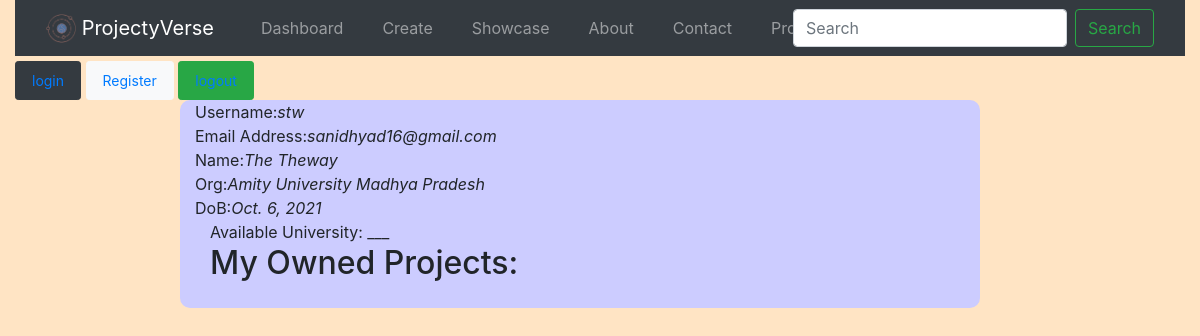
The page /profile/sanidhyad16@gmail.com/ (signed in) on the database as committed earlier.
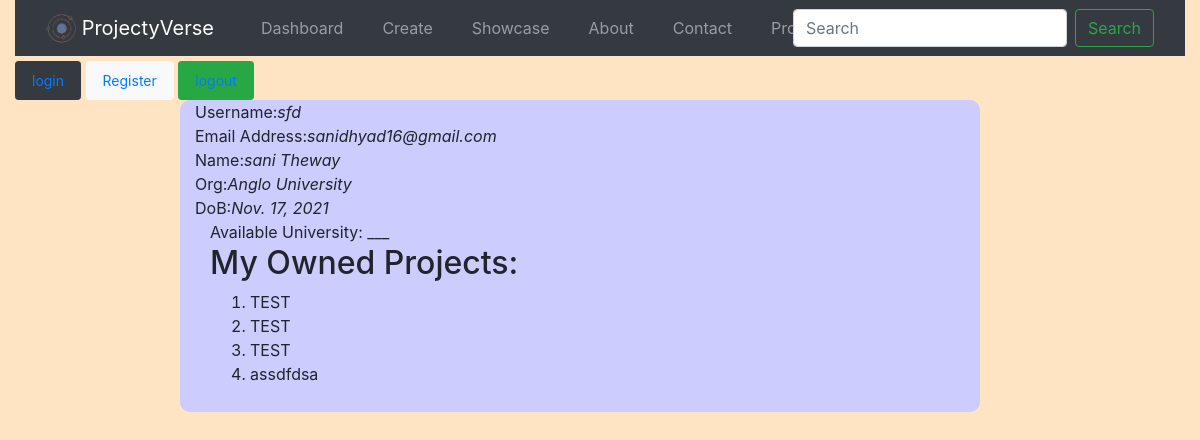
The same page on the database as committed later.
### user_profile/models.py (models this page shows)
class User_profile(models.Model):
    user = models.OneToOneField(
        User, on_delete=CASCADE, default=None, null=True)
    username = models.CharField(max_length=20, default='_')
    first_name = models.CharField(max_length=50, default='_')
    last_name = models.CharField(max_length=50, default='_')
    dob = models.DateField(verbose_name="DoB", default=None)
    org_key = models.ForeignKey(
        Organizations, on_delete=SET_NULL, null=True, blank=False)
    class Meta:
        verbose_name_plural = "User Profile"

### accounts/models.py (models this page shows, shortened)
class User(AbstractBaseUser):
    email = models.EmailField(
        verbose_name="Email ID",
        max_length=255,
        unique=True,
    )
    active = models.BooleanField(default=True)
    staff = models.BooleanField(default=False)
    admin = models.BooleanField(default=False)
    timestamp = models.DateTimeField(auto_now_add=True)
    USERNAME_FIELD = "email"  # suername
    REQUIRED_FIELD = []  # ['first_name'] - user related other data can be in Profile app
    objects = UserManager()
    def __str__(self):
        return self.email
    @property
    def is_active(self):
        return self.active

### organizations/models.py (models this page shows)
class Organizations(models.Model):
    org_name = models.CharField(max_length=255)
    location = models.CharField(max_length=150)

### showcase/models.py (models this page shows)
class Showcase(models.Model):
    YES = "ys"
    NO = "no"
    IDEA = "ID"
    created_by = models.ForeignKey(
        User, on_delete=models.CASCADE, blank=True, null=True)
    title = models.CharField(
        max_length=120)  # maxlength *required
    description = models.TextField(blank=True, null=True)
    active = models.CharField(
        max_length=2,
        choices=[
            (YES, 'Yes'),
            (NO, 'No'),
            (IDEA, 'Just An Idea'),
        ],
    )
    featured = models.BooleanField(blank=True, null=True)
    project_img = models.ImageField(upload_to='img/')
    project_link = models.URLField(help_text="example@example.com")

### user_profile/views.py (the view)
# urls.py: path('profile/<str:user>/', profile_view, name='userprofile'),
@login_required(redirect_field_name='projectyverse')
def profile_view(request, *args, **kwargs):
    user = User.objects.get(email=request.user)
    profile = User_profile.objects.get(user=request.user)
    organization_list = Organizations.objects.all()
    qs = Showcase.objects.all()
    profile_context = {
        "user": user,
        "profile": profile,
        "organization_list": organization_list,
        "object_list": qs,
    }
    return render(request, "user_profile/profile.html", profile_context)

### user_profile/templates/user_profile/profile.html (shortened to what this page needs)
{% extends 'base.html' %} {% block content %}
<div class="col">
  <div class="row">Username: <i>{{profile.username}}</i></div>
  <div class="row">Email Address: <i>{{user.email}}</i></div>
  <div class="row">
    Name:<i> {{profile.first_name}} {{profile.last_name}}</i>
  </div>
  {% if profile.org_key %}
  <div class="row">Org: <i>{{profile.org_key.org_name}}</i></div>
  {% endif %}
  <div class="row">DoB: <i>{{profile.dob}}</i></div>
  Available University: ___  {%include "accounts/list.html"%}
</div>
{% endblock content %}

### templates/base.html (shortened to what this page needs)
<!DOCTYPE html>
<html>
  <head>
    <link
      rel="stylesheet"
      href="https://maxcdn.bootstrapcdn.com/bootstrap/4.0.0/css/bootstrap.min.css"
    />
  </head>
  <body class="container-fluid" style="background-color: bisque">
    {% include 'nav.html' %}
    <div style="height: 5px"></div>
    <div class="row">
      <div class="col-sm-3" id="accounts">
        <div class="btn btn-dark btn-sm p-0">
          <a class="nav-link" href="/login">login</a>
        </div>
        <div class="btn btn-light btn-sm p-0">
          <a class="nav-link" href="/register">Register</a>
        </div>
        <div class="btn btn-success btn-sm p-0">
          <a class="nav-link" href="/logout">logout</a>
        </div>
      </div>
      <div
        class="col-8"
        id="ctrcontent"
        style="
          background: #ccccff;
          margin-left: 15%;
          margin-right: 15%;
          border-radius: 10px;
          padding-bottom: 10px;
        "
      >
        {% block content %}{% endblock %}
      </div>
    </div>
  </body>
</html>

### templates/nav.html (shortened to what this page needs)
<header>
  <nav class="navbar navbar-expand-lg navbar-dark bg-dark">
    <div class="container">
      <a class="navbar-brand" href="#">
        {% load static %}
        <img
          src="{% static 'img/projectyverse_logo.png' %}"
          width="30px"
          height="30px"
          class="d-inline-block align-top"
          alt="PV"
        />
        ProjectyVerse</a
      >
      <div class="collapse navbar-collapse" id="navbarTogglerDemo02">
        <ul class="navbar-nav mr-auto mt-2 mt-lg-0">
          <li class="nav-item">
            <a class="nav-link" href="/dashboard">Dashboard</a>
          </li>
          <li class="nav-item">
            <a class="nav-link" href="/create">Create</a>
          </li>
          <li class="nav-item">
            <a class="nav-link" href="/showcase">Showcase</a>
          </li>
          <li class="nav-item">
            <a class="nav-link" href="/about">About</a>
          </li>
          <li class="nav-item">
            <a class="nav-link" href="/contacts">Contact</a>
          </li>
          <li class="nav-item">
            <a class="nav-link" href="{% url 'userprofile' user %}">Profile</a>
          </li>
        </ul>
        <form class="form-inline my-2 my-lg-0">
          <input
            class="form-control mr-sm-2"
            type="search"
            placeholder="Search"
          />
          <button class="btn btn-outline-success my-2 my-sm-0" type="submit">
            Search
          </button>
        </form>
      </div>
    </div>
  </nav>
</header>

### accounts/templates/accounts/list.html
{% block content %}
<h2>My Owned Projects:</h2>
<ol>
  {%for object in object_list%}
  <div>
    {%if object.created_by == request.user%}
    <li>{{object.title}}</li>
    {% endif %}
  </div>
  {% endfor %}
</ol>
{% endblock content %}

Rows that differ between the two databases and show on the page:
no longer on this page (row edited): User_profile: username "stw", first_name "The", last_name "Theway", org_key.org_name "Amity University Madhya Pradesh", dob "Oct. 6, 2021"
now on this page (row edited): User_profile: username "sfd", first_name "sani", last_name "Theway", org_key.org_name "Anglo University", dob "Nov. 17, 2021"
now on this page (row edited): Showcase: title "TEST"
now on this page (row edited): Showcase: title "TEST"
now on this page (row edited): Showcase: title "TEST"
now on this page (row edited): Showcase: title "assdfdsa"
